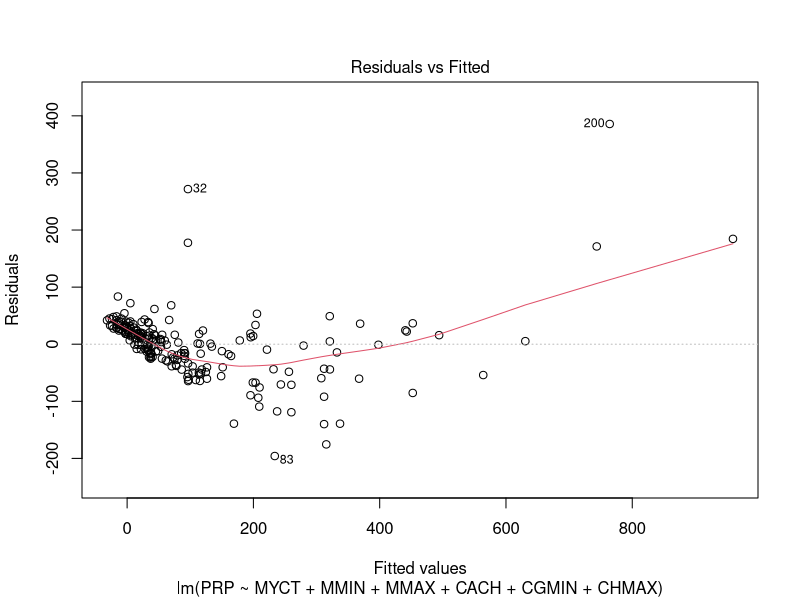
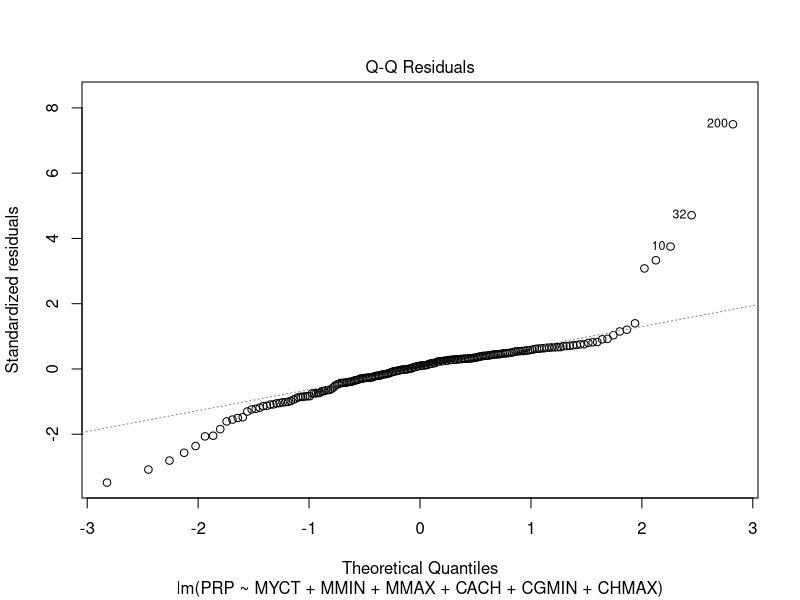
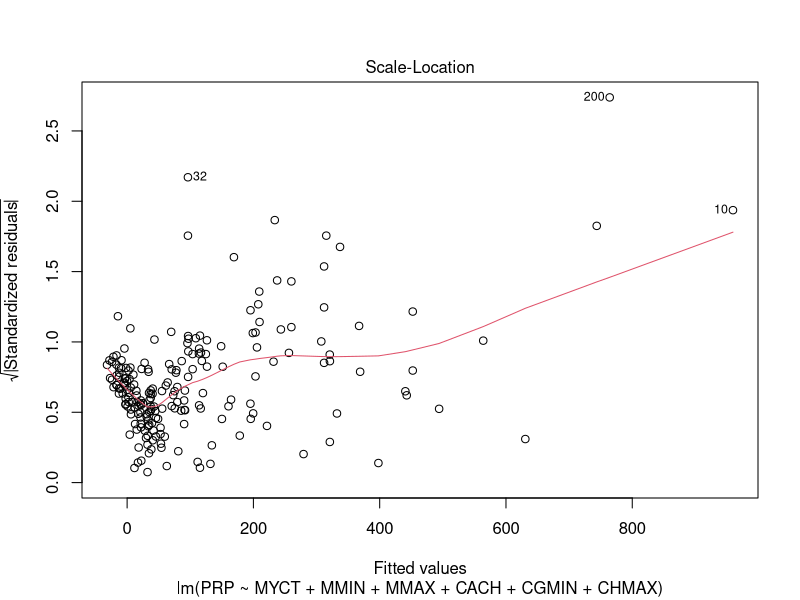
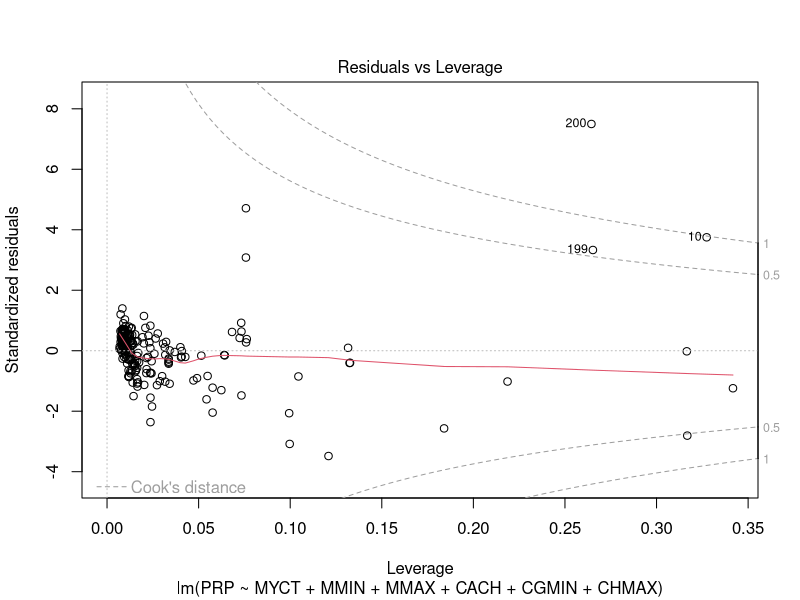
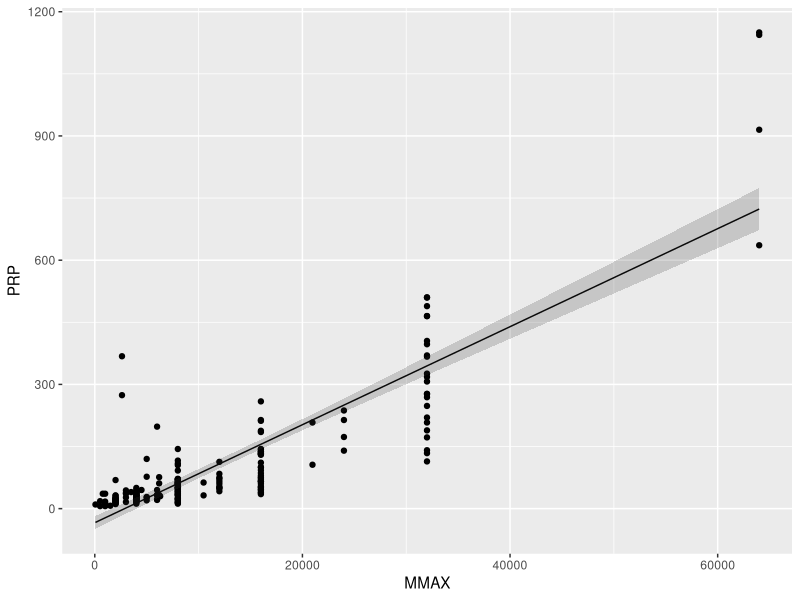
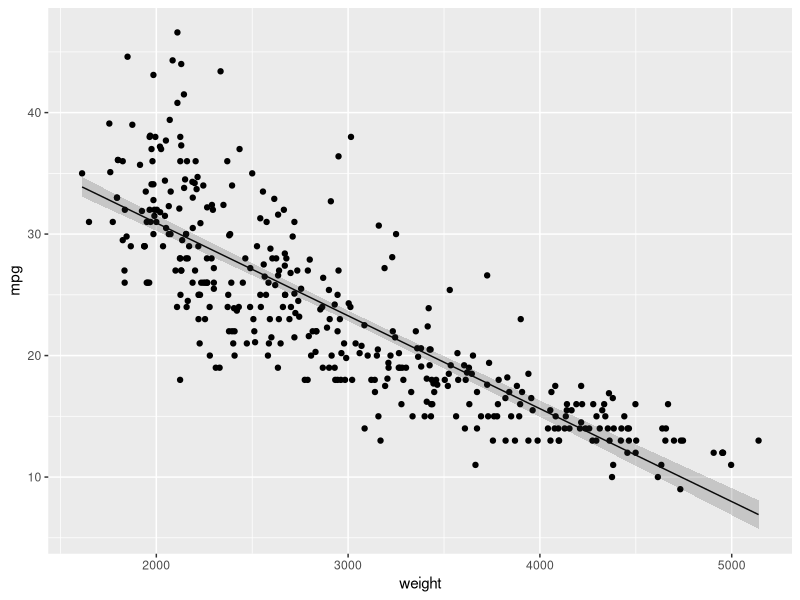
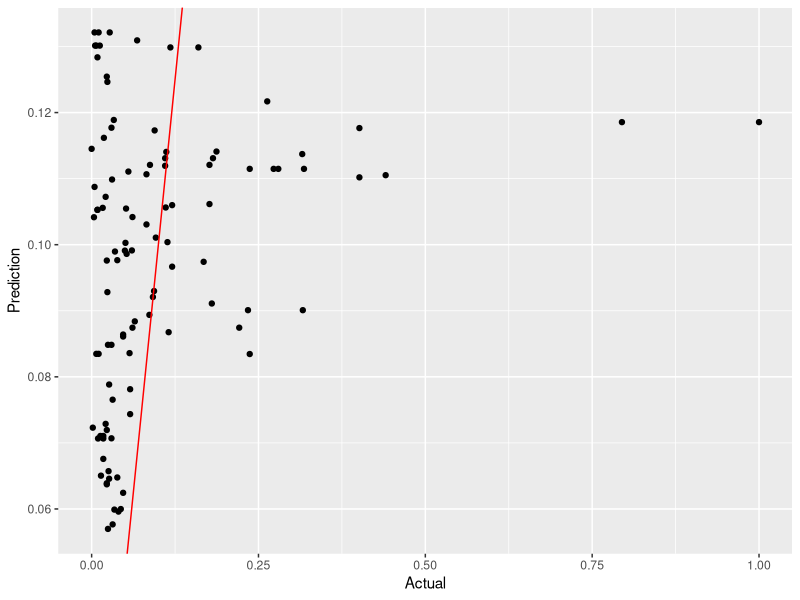
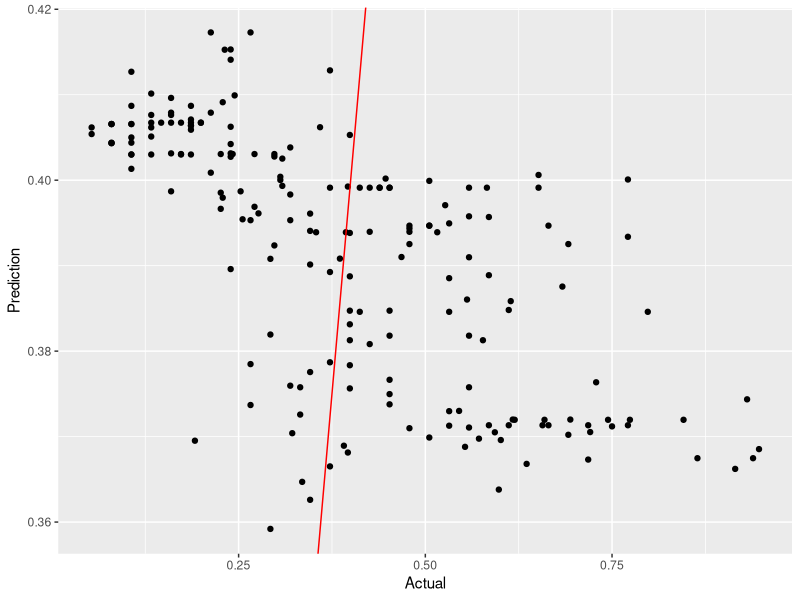

Recreate these plots in R, in order.
## ---- chunk 1
library(dplyr)
library(tidyr)
library(ggplot2)
library(FNN)
## ---- chunk 2
setwd(dirname(rstudioapi::getActiveDocumentContext()$path))

education_df = read.csv("EducationBis.txt", header = TRUE, sep = "\t", comment.char = "#")
## ---- chunk 3
setwd(dirname(rstudioapi::getActiveDocumentContext()$path))

computers_df = read.csv("Computers.txt", header = TRUE, sep = "\t"  , comment.char = "#")
## ---- chunk 4
setwd(dirname(rstudioapi::getActiveDocumentContext()$path))

cars_df = read.csv("Cars.txt", header = TRUE, sep = "\t", comment.char = "#")
## ---- chunk 5
cars_df_cleaned <- cars_df[!is.na(cars_df$horsepower),]
## ---- chunk 6
lm_education = lm(Wage ~ Education + Gender ,data = education_df)
summary(lm_education)
## ---- chunk 7
lm_computers = lm(PRP ~ MYCT + MMIN + MMAX + CACH + CGMIN + CHMAX, data = computers_df)
summary(lm_computers)
## ---- chunk 8
plot(lm_computers)
## ---- chunk 9
lm_computers = lm(PRP ~ MMAX, data = computers_df)
computers_df.predict = cbind(computers_df, predict(lm_computers, interval = 'confidence'))
ggplot(computers_df.predict, aes(x = MMAX, y = PRP)) +
  geom_point() +
  geom_line(aes(x = MMAX, y = fit)) +
  geom_ribbon(aes(ymin = lwr, ymax = upr), alpha = 0.2)
## ---- chunk 10
lm_cars = lm(mpg ~ cylinders + displacement + horsepower + weight + acceleration + year, data = cars_df_cleaned)
summary(lm_cars)
## ---- chunk 11
lm_cars = lm(mpg ~ weight, data = cars_df_cleaned)
cars_df_cleaned.predict = cbind(cars_df_cleaned, predict(lm_cars, interval = 'confidence'))
ggplot(cars_df_cleaned.predict, aes(x = weight, y = mpg)) +
  geom_point() +
  geom_line(aes(x = weight, y = fit)) +
  geom_ribbon(aes(ymin = lwr, ymax = upr), alpha = 0.2)
## ---- chunk 12
dist_L1_L2 = function(a, b, L2 = TRUE) {

  if (!is.vector(a) || !is.vector(b)) {
    return("a and b must be vectors!")
  }
  
  if (length(a) != length(b)) {
    return("a and b must be of equal length!")
  }
  
  if (L2) {
    diff = abs(a - b)**2
    return(sqrt(sum(diff)))
  } else {
  	  diff = abs(a - b)
  		return(sum(diff)) 
  }
}
## ---- chunk 13
computers_df_short = computers_df[, 3:9]
## ---- chunk 14
normalize = function(x) {
  (x - min(x)) / 
		(max(x) - min(x))
}
## ---- chunk 15
computers_df_norm = as.data.frame(lapply(computers_df_short, normalize))
## ---- chunk 16
n = nrow(computers_df_norm)
train = sample(1:n, size = n/2)
test = (1:n)[-train]
## ---- chunk 17
computers_train = computers_df_norm[train, -7]
computers_train_labels = computers_df_norm[test, 7]
computers_test = computers_df_norm[test, -7]
computers_test_labels = computers_df_norm[test, 7]
## ---- chunk 18
k_best = 0
mse_best = 10000 
for (k in 1:100) {
  computers_knn =  knn.reg(
    train=computers_train, 
    test=computers_test,
    y = computers_train_labels,
    k = k
  )
  
  mse = mean((computers_knn$pred - computers_test_labels)^2)
  
  if (mse < mse_best) {
    mse_best = mse
    k_best = k
  }
}
computers_knn =  knn.reg(
  train=computers_train, 
  test=computers_test,
  y = computers_train_labels,
  k = k_best
)
mse = mean((computers_knn$pred - computers_test_labels)^2)
print(sprintf("Best k = %d with MSE = %f", k_best, mse))
## ---- chunk 19
computers_predicted = data.frame(Prediction = computers_knn$pred, Actual = computers_train_labels)
ggplot(computers_predicted, aes(x = Actual, y = Prediction)) +
  geom_point() +
  geom_abline(slope = 1, intercept = 0, color = "red")
## ---- chunk 20
cars_df_short = cars_df_cleaned[, 1:8]
## ---- chunk 21
normalize = function(x) {
  (x - min(x)) / 
		(max(x) - min(x))
}
## ---- chunk 22
cars_df_norm = as.data.frame(lapply(cars_df_short, normalize))
## ---- chunk 23
n_car = nrow(cars_df_norm)
train_car = sample(1:n_car, size = n_car/2)
test_car = (1:n_car)[-train_car]
## ---- chunk 24
cars_train = cars_df_norm[train_car, -1]
cars_train_labels = cars_df_norm[test_car, 1]
cars_test = cars_df_norm[test_car, -1]
cars_test_labels = cars_df_norm[test_car, 1]
## ---- chunk 25
k_best = 0
mse_best = 10000 
for (k in 1:100) {
  cars_knn =  knn.reg(
    train = cars_train, 
    test = cars_test,
    y = cars_train_labels,
    k = k
  )
  
  mse = mean((cars_knn$pred - cars_test_labels)^2)
  
  if (mse < mse_best) {
    mse_best = mse
    k_best = k
  }
}
cars_knn =  knn.reg(
  train = cars_train, 
  test = cars_test,
  y = cars_train_labels,
  k = k_best
)
mse = mean((cars_knn$pred - cars_test_labels)^2)
print(sprintf("Best k = %d with MSE = %f", k_best, mse))
## ---- chunk 26
cars_predicted = data.frame(Prediction = cars_knn$pred, Actual = cars_train_labels)
ggplot(cars_predicted, aes(x = Actual, y = Prediction)) +
  geom_point() +
  geom_abline(slope = 1, intercept = 0, color = "red")
